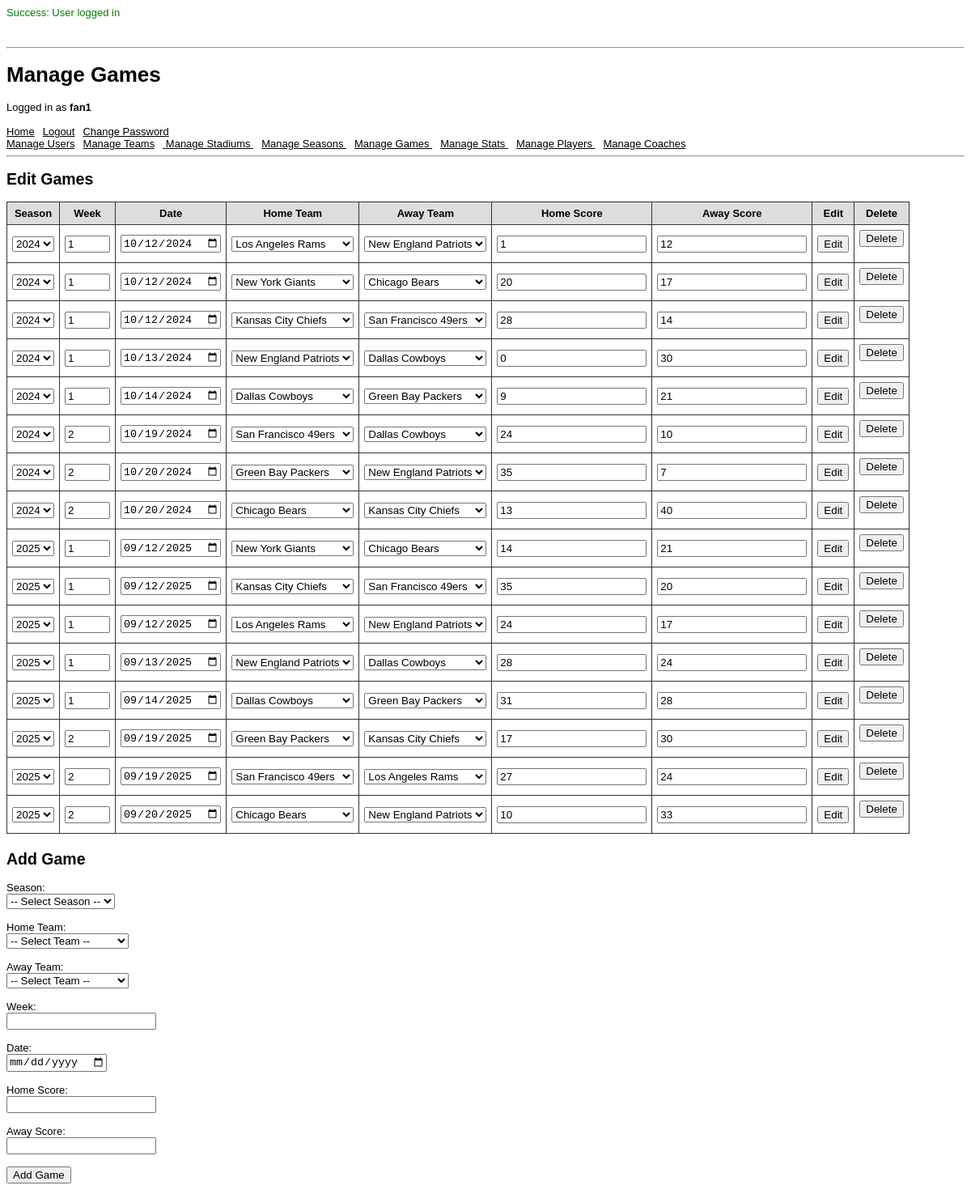
Screenshot of /pages/game_page.php (signed in) with the database file from the repository.
### tables this page shows
CREATE TABLE Game (
    game_id      INT UNSIGNED PRIMARY KEY AUTO_INCREMENT,
    season_id    INT UNSIGNED NOT NULL,
    home_team_id INT UNSIGNED NOT NULL,
    away_team_id INT UNSIGNED NOT NULL,
    stadium_id   INT UNSIGNED NOT NULL,
    week         INT UNSIGNED NOT NULL,
    date         DATE         NOT NULL,
    home_score   INT UNSIGNED NOT NULL,
    away_score   INT UNSIGNED NOT NULL,

    FOREIGN KEY (season_id)
        REFERENCES Season(season_id)
        ON DELETE RESTRICT,

    FOREIGN KEY (home_team_id)
        REFERENCES Team(team_id)
        ON DELETE RESTRICT,

    FOREIGN KEY (away_team_id)
        REFERENCES Team(team_id)
        ON DELETE RESTRICT,

    FOREIGN KEY (stadium_id)
        REFERENCES Stadium(stadium_id)
        ON DELETE RESTRICT,

    UNIQUE (season_id, week, home_team_id),
    UNIQUE (season_id, week, away_team_id),

    CONSTRAINT valid_date CHECK (week BETWEEN 1 AND 16),
    CONSTRAINT home_away_different CHECK (home_team_id != away_team_id)
);

### pages/game_page.php (the view, shortened to what this page needs)
<?php
  require_once(__DIR__ . '/../scripts/StartSession.php');
  require_once(__DIR__ . '/html_components.php');
  require_once(__DIR__ . '/../scripts/helpers.php');
  do_html_header('Manage Games');
  check_valid_user();
  display_user_nav();
  display_edit_game();
  display_add_game();
  do_html_footer();
  function display_add_game() {
    echo "<h2>Add Game</h2>";
    echo "<form method='post' action='../scripts/game/add_game.php'>";
    echo "<label>Season:</label><br>";
    echo "<select name='season_id' required>";
    echo "<option value=''>-- Select Season --</option>";
    echo "</select><br><br>";
    echo "<label>Home Team:</label><br>";
    echo "<select name='home_team_id' required>";
    echo "<option value=''>-- Select Team --</option>";
    echo "</select><br><br>";
    echo "<label>Away Team:</label><br>";
    echo "<select name='away_team_id' required>";
    echo "<option value=''>-- Select Team --</option>";
    echo "</select><br><br>";
    echo "<label>Week:</label><br><input type='number' name='week' min='1' required><br><br>";
    echo "<label>Date:</label><br><input type='date' name='date' required><br><br>";
    echo "<label>Home Score:</label><br><input type='number' name='home_score' min='0' required><br><br>";
    echo "<label>Away Score:</label><br><input type='number' name='away_score' min='0' required><br><br>";
    echo "<input type='submit' value='Add Game'>";
    echo "</form>";
  }
  function display_edit_game() {
    global $db;
    $query = "
      SELECT team_id, name
      FROM Team
      ORDER BY city, name
    ";
    $teams_result = query_with_perms($db, $query);
    $query = "
      SELECT season_id, year
      FROM Season
      ORDER BY year DESC;
    ";
    $seasons_result = query_with_perms($db, $query);
    $query = "
        SELECT g.game_id, g.week, g.date, g.home_score, g.away_score,
               g.home_team_id, g.away_team_id, g.season_id
        FROM Game g
        ORDER BY g.date, g.week ASC
    ";
    $result = query_with_perms($db, $query);
    echo "<h2>Edit Games</h2>";
    echo "<table>";
    echo "<tr>
            <th>Season</th>
            <th>Week</th>
            <th>Date</th>
            <th>Home Team</th>
            <th>Away Team</th>
            <th>Home Score</th>
            <th>Away Score</th>
            <th>Edit</th>
            <th>Delete</th>
          </tr>";
    while ($game = $result->fetch_assoc()) {
        echo "<tr>";
        $game_id = intval($game['game_id']);
        echo "<form method='post' action='../scripts/game/edit_game.php'>";
        echo "<td><select name='season_id' required>";
        foreach ($seasons_result as $season) {
            $year = sanitize_str($season['year']);
            $season_id = intval($season['season_id']);
            $selected = ($game['season_id'] == $season_id) ? "selected" : "";
            echo "<option value='$season_id' $selected>$year</option>";
        }
        echo "</select></td>";
        $week = intval($game['week']);
        echo "<td><input type='number' name='week' value='$week' min='1' max='16' required></td>";
        $date = sanitize_str($game['date']);
        echo "<td><input type='date' name='date' value='$date' required></td>";
        $home_id = intval($game['home_team_id']);
        echo "<td><select name='home_team_id' required>";
        foreach ($teams_result as $team) {
            $team_id = intval($team['team_id']);
            $team_name = sanitize_str($team['name']);
            $selected = ($team_id == $home_id) ? "selected" : "";
            echo "<option value='$team_id' $selected>$team_name</option>";
        }
        echo "</select></td>";
        $away_id = intval($game['away_team_id']);
        echo "<td><select name='away_team_id' required>";
        foreach ($teams_result as $team) {
            $team_id = intval($team['team_id']);
            $team_name = sanitize_str($team['name']);
            $selected = ($team_id == $away_id) ? "selected" : "";
            echo "<option value='$team_id' $selected>$team_name</option>";
        }
        echo "</select></td>";
        $home_score = intval($game['home_score']);
        $away_score = intval($game['away_score']);
        echo "<td><input type='number' name='home_score' value='$home_score' min='0' required></td>";
        echo "<td><input type='number' name='away_score' value='$away_score' min='0' required></td>";
        echo "<td><input type='submit' value='Edit'></td>";
        echo "</form>";
        echo "<td>
                <form method='post' action='../scripts/game/delete_game.php'>
                    <input type='hidden' name='game_id' value='$game_id'>
                    <input type='submit' value='Delete'>
                </form>
              </td>";
        echo "</tr>";
    }
    echo "</table>";
  }
?>

### scripts/StartSession.php (shortened to what this page needs)
<?php
if (isset($_SESSION['error']) && !empty($_SESSION['error'])) {
  echo '<p style="color: red">Error: '.htmlspecialchars($_SESSION['error']).'</p><br>';
} else if (isset($_SESSION['success']) && !empty($_SESSION['success'])) {
  echo '<p style="color: green">Success: '.htmlspecialchars($_SESSION['success']).'</p><br>';
}
?>

### pages/html_components.php (shortened to what this page needs)
<?php
function do_html_header($title) {
?>
<!doctype html>
<html>
<head>
</head>
<body>
<hr/>
<?php
  if ($title) {
    echo "<h1>" . htmlspecialchars($title) . "</h1>";
  }
}
function do_html_footer() {
?>
</body>
</html>
<?php
}
function display_user_nav() {
  echo "<a href='home_page.php'>Home</a>";
  echo "<a href='../scripts/user/logout.php'>Logout</a>";
  echo "<a href='change_password_page.php'>Change Password</a>";
  echo "<br>";
  echo "<a href='user_page.php'>Manage Users</a>";
  echo "<a href='team_page.php'>Manage Teams</a>";
  echo "<a href='stadium_page.php'>
          Manage Stadiums
        </a>";
  echo "<a href='season_page.php'>
          Manage Seasons
        </a>";
  echo "<a href='game_page.php'>
          Manage Games
        </a>";
  echo "<a href='stat_page.php'>
          Manage Stats
        </a>";
  echo "<a href='player_page.php'>
          Manage Players
        </a>";
  echo "<a href='coach_page.php'>
          Manage Coaches
        </a>";
  echo "<hr>";
}
?>

### scripts/helpers.php (shortened to what this page needs)
<?php
require_once(__DIR__ . "/../pages/html_components.php");
function sanitize_str($data) {
  return htmlspecialchars(trim($data));
}
function check_valid_user() {
  echo "Logged in as <b>" . sanitize_str($_SESSION['UserName']) . "</b><br><br>";
}
function query_with_perms($db, $query) {
  try {
    $result = $db->query($query);
    return $result;
  } catch (Exception $e) {
    err_permission_denied();
  }
}
?>

### pages/html_components.php (style rules this page uses)
body { font-family: Arial, Helvetica, sans-serif; font-size: 13px; }
li, td, th { font-family: Arial, Helvetica, sans-serif; font-size: 13px; }
hr { color: #3333cc; }
a { color: #000; margin-right: 10px; }
table { border-collapse: collapse; margin-bottom: 20px; }
th { background: #ddd; }
th, td { padding: 6px; border: 1px solid #333; }

### rows the page displays
game: week "1", date "10/12/2024", home_score "1", away_score "12"
game: week "1", date "10/12/2024", home_score "20", away_score "17"
game: week "1", date "10/12/2024", home_score "28", away_score "14"
game: week "1", date "10/13/2024", home_score "0", away_score "30"
game: week "1", date "10/14/2024", home_score "9", away_score "21"
game: week "2", date "10/19/2024", home_score "24", away_score "10"
game: week "2", date "10/20/2024", home_score "35", away_score "7"
game: week "2", date "10/20/2024", home_score "13", away_score "40"
game: week "1", date "09/12/2025", home_score "14", away_score "21"
game: week "1", date "09/12/2025", home_score "35", away_score "20"
game: week "1", date "09/12/2025", home_score "24", away_score "17"
game: week "1", date "09/13/2025", home_score "28", away_score "24"
game: week "1", date "09/14/2025", home_score "31", away_score "28"
game: week "2", date "09/19/2025", home_score "17", away_score "30"
game: week "2", date "09/19/2025", home_score "27", away_score "24"
game: week "2", date "09/20/2025", home_score "10", away_score "33"

### other values shown
$_SESSION['success'] "User logged in"
$title "Manage Games"
sanitize_str($_SESSION['UserName']) "fan1"
form field season_id "2024"
form field home_team_id "Los Angeles Rams"
form field away_team_id "New England Patriots"
form field home_team_id "New York Giants"
form field away_team_id "Chicago Bears"
form field home_team_id "Kansas City Chiefs"
form field away_team_id "San Francisco 49ers"
form field home_team_id "New England Patriots"
form field away_team_id "Dallas Cowboys"
form field home_team_id "Dallas Cowboys"
form field away_team_id "Green Bay Packers"
form field home_team_id "San Francisco 49ers"
